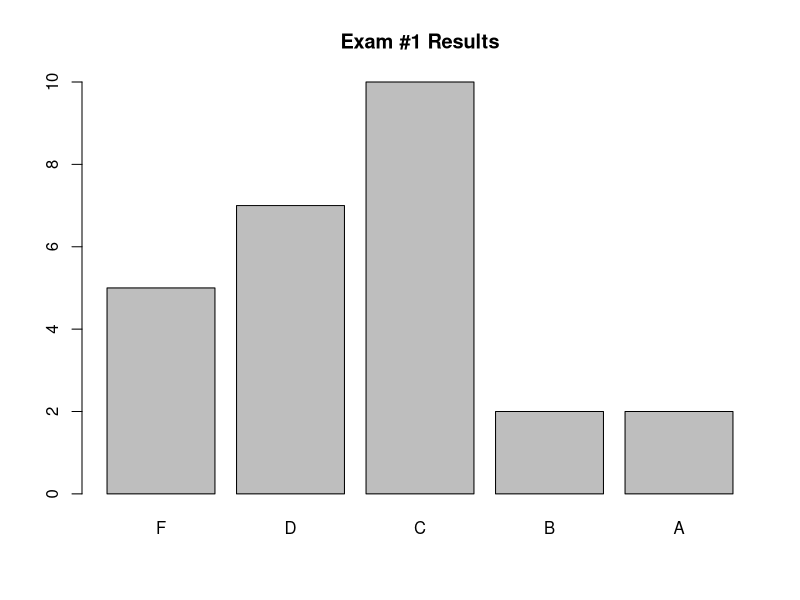

The R source for this figure: (Note: this script raises an error after producing the figure.)
## ---- chunk 1
points <- c(5, 5, 5, 5, 5, 5, 5, 5, 15, 20, 10, 5, 10, 2, 3)
g <- data.frame(q1a    = points[1]  - c( 0,  0,  0,  0,  0,  0,  0,  0,  0,  0,  0,  0,  0,  0,  0,  0,  0,  0,  0,  0,  0,  0,  0,  0,  0,  0),
                q1b    = points[2]  - c( 0,  0,  0,  2,  0,  0,  0,  0,  0,  0,  0,  0,  0,  0,  0,  0,  3,  0,  0,  0,  0,  0,  0,  0,  0,  0),
                q1c    = points[3]  - c( 0,  0,  3,  3,  3,  3,  3,  3,  3,  3,  3,  3,  4,  3,  3,  3,  3,  3,  3,  3,  3,  3,  3,  3,  3,  3),
                q1d    = points[4]  - c( 0,  0,  0,  0,  0,  0,  2,  0,  2,  0,  0,  0,  1,  0,  2,  0,  0,  0,  0,  0,  0,  0,  0,  0,  0,  0),
                q2a    = points[5]  - c( 1,  0,  0,  4,  2,  3,  0,  5,  0,  0,  0,  4,  0,  0,  0,  0,  0,  0,  0,  0,  0,  1,  0,  0,  0,  0),
                q2b    = points[6]  - c( 1,  3,  3,  3,  1,  3,  3,  5,  1,  1,  1,  3,  1,  2,  0,  1,  3,  0,  1,  1,  1,  3,  1,  1,  3,  1),
                q2c    = points[7]  - c( 5,  2,  4,  4,  2,  4,  4,  5,  2,  5,  4,  4,  0,  3,  4,  4,  4,  0,  4,  1,  4,  4,  4,  0,  3,  1),
                q2d    = points[8]  - c( 5,  5,  4,  4,  5,  4,  5,  5,  2,  5,  5,  4,  4,  4,  4,  2,  4,  5,  4,  4,  4,  4,  3,  4,  5,  4),
                q3     = points[9]  - c( 7,  0,  2, 10, 10,  3, 10,  2,  3,  5, 10,  1,  5,  3,  5,  0,  4,  0,  1,  7,  2,  7,  0,  5,  0,  0),
                q4     = points[10] - c(10, 10, 19, 15, 15, 11, 15, 11,  7, 13, 15, 13, 11, 12, 12, 20, 13,  2, 12, 10, 15,  5, 10,  0, 11,  5),
                q5a    = points[11] - c( 0,  0,  8,  0,  0,  0,  0,  0,  0,  0,  0,  0,  0,  0,  0,  0,  0,  0,  0,  0,  0,  0,  3,  0,  0,  0),
                q5b    = points[12] - c( 0,  1,  4,  1,  0,  1,  0,  0,  0,  0,  0,  0,  0,  0,  1,  0,  1,  0,  1,  0,  0,  1,  1,  0,  1,  0),
                q5c    = points[13] - c( 0,  0,  9,  9,  8,  8,  1,  9,  3,  0,  0,  0,  9,  0,  9,  0,  9,  0,  0,  0,  0,  9,  9,  0,  0,  0),
                q5d    =              c( 2,  2,  0,  0,  2,  2,  0,  1,  1,  2,  2,  2,  2,  2,  2,  2,  0,  2,  2,  2,  2,  0,  0,  2,  2,  2),
                q5e    =              c( 3,  3,  0,  1,  1,  1,  3,  1,  0,  1,  3,  1,  0,  3,  0,  3,  1,  3,  3,  3,  3,  1,  0,  3,  3,  1))
                
g$grades <- rowSums(g)
summary(g$grades)

g$lgrades <- ifelse (g$grades<60, 'F', ifelse (g$grades<70, 'D', ifelse (g$grades<80, 'C', ifelse (g$grades<90, 'B', 'A'))))
g$lgrades <- factor(g$lgrades, c('F', 'D', 'C', 'B', 'A'))
barplot(table(g$lgrades))
title('Exam #1 Results')
## ---- chunk 2
g2 <- data.frame(question = c(rep('q1a', length(g$q1a)),
                              rep('q1b', length(g$q1b)),
                              rep('q1c', length(g$q1c)),
                              rep('q1d', length(g$q1d)),
                              rep('q2a', length(g$q2a)),
                              rep('q2b', length(g$q2b)),
                              rep('q2c', length(g$q2c)),
                              rep('q2d', length(g$q2d)),
                              rep('q3',  length(g$q3)),
                              rep('q4',  length(g$q4)),
                              rep('q5a', length(g$q5a)),
                              rep('q5b', length(g$q5b)),
                              rep('q5c', length(g$q5c)),
                              rep('q5d', length(g$q5d)),
                              rep('q5e', length(g$q5e))),
                 score = 100*c(g$q1a/points[1], g$q1b/points[2], g$q1c/points[3], g$q1d/points[4], 
                               g$q2a/points[5], g$q2b/points[6], g$q2c/points[7], g$q2d/points[8], 
                               g$q3/points[9], g$q4/points[10], 
                               g$q5a/points[11], g$q5b/points[12], g$q5c/points[13], g$q5d/points[14], g$q5e/points[15]))
plot(g2$question, g2$score)
title('Individual Question Results')
